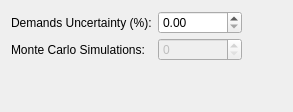
               <widget class="QWidget" name="tab_hydr_parameters">
                <property name="enabled">
                 <bool>true</bool>
                </property>
                <attribute name="title">
                 <string>Hydraulic Parameters</string>
                </attribute>
                <layout class="QGridLayout" name="gridLayout_8">
                 <item row="0" column="0">
                  <layout class="QVBoxLayout" name="verticalLayout_3">
                   <item>
                    <layout class="QHBoxLayout" name="horizontalLayout_2">
                     <item>
                      <layout class="QGridLayout" name="gridLayout_18">
                       <property name="verticalSpacing">
                        <number>4</number>
                       </property>
                       <item row="0" column="0">
                        <widget class="QLabel" name="chemparam_value_lbl_3">
                         <property name="enabled">
                          <bool>true</bool>
                         </property>
                         <property name="sizePolicy">
                          <sizepolicy hsizetype="Preferred" vsizetype="Preferred">
                           <horstretch>0</horstretch>
                           <verstretch>0</verstretch>
                          </sizepolicy>
                         </property>
                         <property name="text">
                          <string>Demands Uncertainty (%):</string>
                         </property>
                        </widget>
                       </item>
                       <item row="0" column="1">
                        <widget class="QDoubleSpinBox" name="uncertainty_hydr_parameter">
                         <property name="enabled">
                          <bool>true</bool>
                         </property>
                         <property name="sizePolicy">
                          <sizepolicy hsizetype="Minimum" vsizetype="Preferred">
                           <horstretch>0</horstretch>
                           <verstretch>0</verstretch>
                          </sizepolicy>
                         </property>
                         <property name="maximum">
                          <double>10000000.000000000000000</double>
                         </property>
                        </widget>
                       </item>
                       <item row="1" column="0">
                        <widget class="QLabel" name="label_monte_carlo">
                         <property name="enabled">
                          <bool>true</bool>
                         </property>
                         <property name="text">
                          <string>Monte Carlo Simulations:</string>
                         </property>
                        </widget>
                       </item>
                       <item row="1" column="1">
                        <widget class="QSpinBox" name="monte_carlo_simulations">
                         <property name="enabled">
                          <bool>false</bool>
                         </property>
                         <property name="sizePolicy">
                          <sizepolicy hsizetype="Minimum" vsizetype="Maximum">
                           <horstretch>0</horstretch>
                           <verstretch>0</verstretch>
                          </sizepolicy>
                         </property>
                         <property name="minimum">
                          <number>0</number>
                         </property>
                         <property name="maximum">
                          <number>10000</number>
                         </property>
                         <property name="value">
                          <number>0</number>
                         </property>
                        </widget>
                       </item>
                      </layout>
                     </item>
                     <item>
                      <spacer name="horizontalSpacer_8">
                       <property name="orientation">
                        <enum>Qt::Horizontal</enum>
                       </property>
                       <property name="sizeHint" stdset="0">
                        <size>
                         <width>40</width>
                         <height>20</height>
                        </size>
                       </property>
                      </spacer>
                     </item>
                    </layout>
                   </item>
                   <item>
                    <spacer name="verticalSpacer_5">
                     <property name="orientation">
                      <enum>Qt::Vertical</enum>
                     </property>
                     <property name="sizeHint" stdset="0">
                      <size>
                       <width>20</width>
                       <height>40</height>
                      </size>
                     </property>
                    </spacer>
                   </item>
                  </layout>
                 </item>
                </layout>
               </widget>
